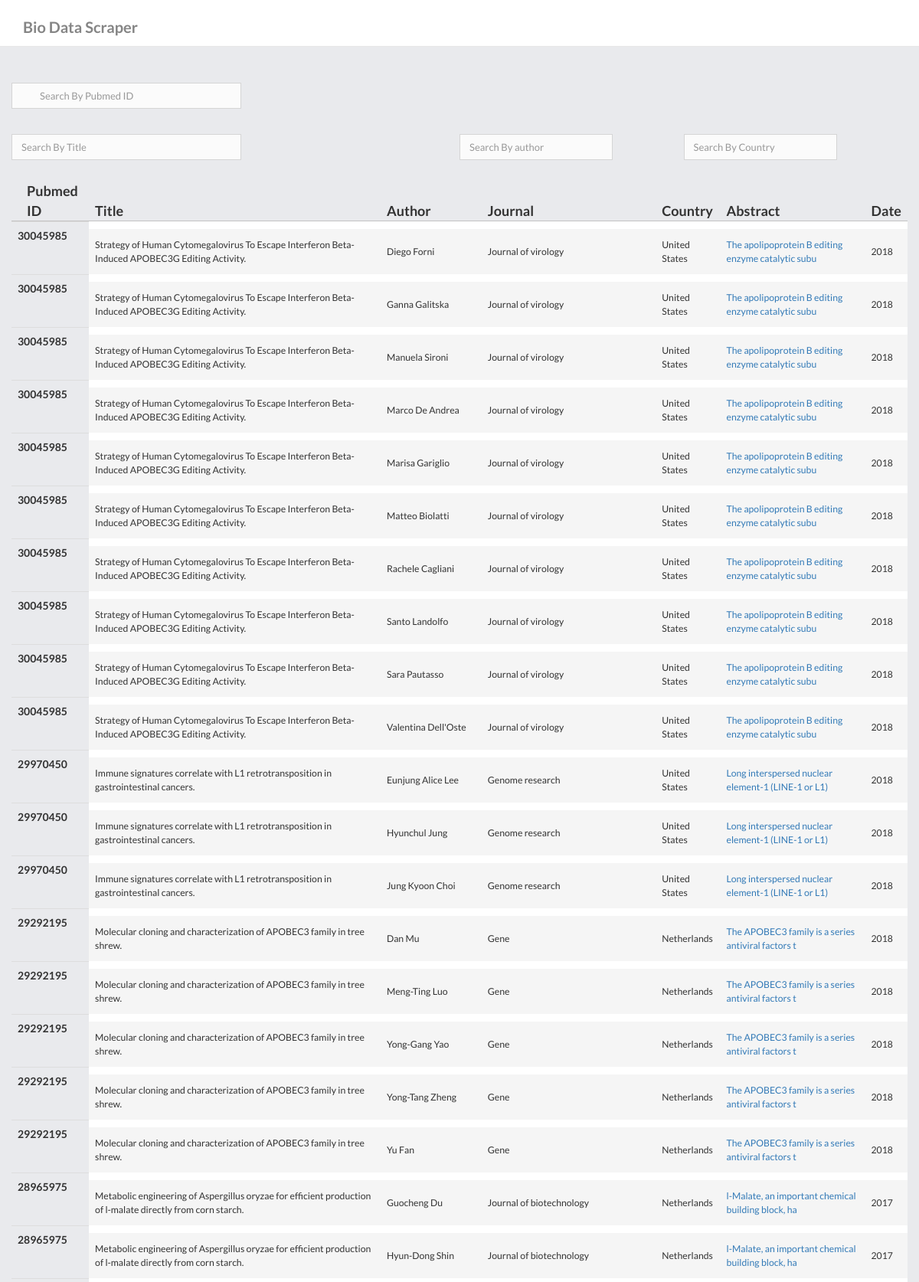
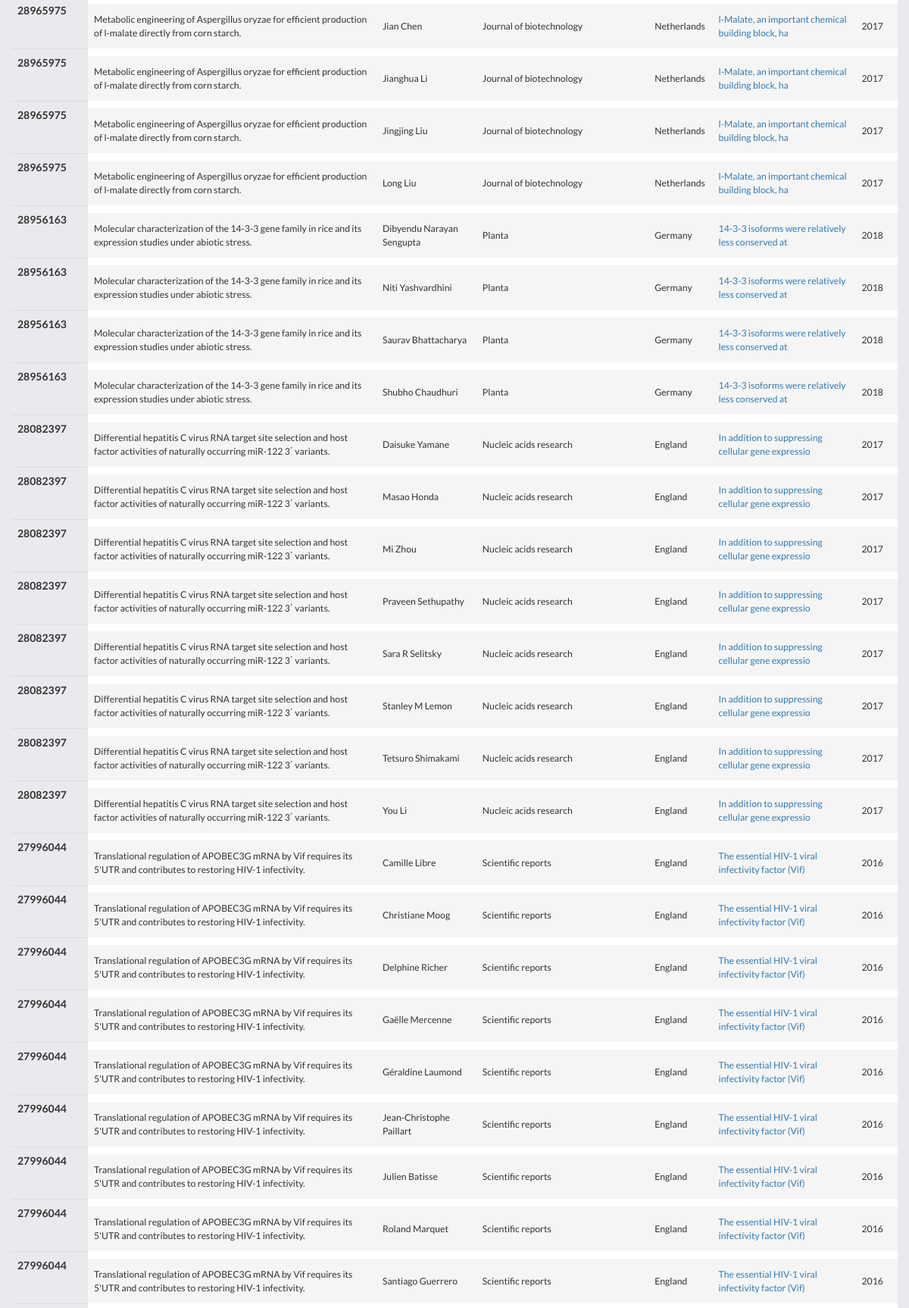
The page /showdata.php (upper part) on the database its author committed (2 pictures, top to bottom).
### tables this page shows
CREATE TABLE main_table(id INTEGER PRIMARY KEY, pubmed_id TEXT, year INTEGER,month INTEGER, date INTEGER, issn TEXT, issn_type TEXT, journal_title TEXT, iso_abbr_journal TEXT, pub_year INTEGER, pub_month TEXT, pub_date INTEGER, title TEXT, medline_pg_no TEXT, doi TEXT, abstract TEXT, country_journal TEXT, keyword TEXT);

CREATE TABLE authors_table(id INTEGER PRIMARY KEY, pubmed_id TEXT, fore_name TEXT, last_name TEXT, initials TEXT, affiliations TEXT);

### showdata.php (the view, shortened to what this page needs)
<!DOCTYPE html>
<html lang="en">
<head>
    <link href="bootstrap.3.3.6/css/bootstrap.min.css" rel="stylesheet">
    <link href="font-awesome.4.6.1/css/font-awesome.min.css" rel="stylesheet">
    <link href="assets/css/animate.min.css" rel="stylesheet">
    <link href="assets/css/timeline.css" rel="stylesheet">
    <link href="assets/css/cover.css" rel="stylesheet">
    <link href="assets/css/forms.css" rel="stylesheet">
    <link href="assets/css/buttons.css" rel="stylesheet">
  </head>
  <body class="animated fadeIn">
    <nav class="navbar navbar-white navbar-fixed-top">
      <div class="container">
        <div class="navbar-header">
          <a class="navbar-brand" href="E:/xamp/htdocs/fyp/index.html"><b>Bio Data Scraper</b></a>
        </div>
        <div id="navbar" class="navbar-collapse collapse">
        </div>
      </div>
    </nav>
    <div class="container page-content ">
      <section class="search-sec">
    <div class="container">
            <div class="row">
                <div class="col-lg-12" style="margin-left:-45px;">
                    <div class="row0">
                         <div class="form-group col-lg-3 col-md-3 col-sm-12 p-0" style="padding-top:18px; padding-right:200px;">
                            <span class="input-icon inverted">
                               <input type="text" name="search_data" id="pub" class="form-control" Placeholder="Search By Pubmed ID" style="width:300px;">
                            </span>
                          </div>
                    </div>
                </div>
                <br>
                <br>
                <div class="col-lg-12" style="margin-left:-65px;">
                      <div class="row">
                          <div class="col-lg-6 col-md-6 col-sm-12 p-0" style="padding-top:18px; padding-left:50px;">
                            <span>
                               <input type="text" name="title" id="title" class="form-control" Placeholder="Search By Title" style="width:300px;">
                            </span>
                          </div>
                          <div class="col-lg-3 col-md-3 col-sm-12 p-0" style="padding-top:18px; padding-left:50px;">
                            <span>
                               <input type="text" name="fore_name" id="fore_name" class="form-control" Placeholder="Search By author" style="width:200px;">
                            </span>
                          </div>
                          <div class="col-lg-3 col-md-3 col-sm-12 p-0" style="padding-top:18px; padding-left:50px;">
                            <span>
                               <input type="text" name="country" id="country" class="form-control" Placeholder="Search By Country" style="width:200px;">
                            </span>
                          </div>
                      </div>
                </div>
            </div>
    </div>
    <br>
</section>
      <div class="row">
        <div class="col-md-12">
          <div class="row">
                <table class="table">
  <thead class="thead-dark">
    <tr>
      <th scope="col" style="font-size:18px;">Pubmed ID</th>
      <th scope="col" style="font-size:18px;">Title</th>
      <th scope="col" style="font-size:18px;">Author</th>
      <th scope="col" style="font-size:18px;">Journal</th>
      <th scope="col" style="font-size:18px;">Country</th>
      <th scope="col" style="font-size:18px;">Abstract</th>
      <th scope="col" style="font-size:18px;">Date</th>
    </tr>
  </thead>
  <tbody id="ss">
    <?php
   $db= new MyDB();
      $results = $db->query('SELECT *FROM main_table INNER JOIN authors_table ON main_table.pubmed_id=authors_table.pubmed_id');
      while ($row = $results->fetchArray()) {?>
    <tr>
      <th scope="row"><?php echo $row['pubmed_id']; ?></th>
      <td><?php echo $row['title'];?></td>
      <td><?php echo $row['fore_name']; echo " "; echo $row['last_name'];?></td>
      <td><?php echo $row['journal_title'];?></td>
      <td><?php echo $row['country_journal'];?></td>
      <td><a href="next_page.php?id=<?php echo $row['id'];?>"><?php $str=$row['abstract'];
            echo substr($str, 0,50);
      ?></a></td>
      <td><?php echo $row['pub_year'];?></td>
    </tr>
    <?php }?>
  </tbody>
</table>
          </div>
        </div>
      </div>
    </div>
  </body>
</html>

### assets/css/timeline.css (style rules this page uses)
html { position: relative; min-height: 100%; }
body { font-family: Lato,"Helvetica Neue",Arial,Verdana,Tahoma,"Lucida Sans",FreeSans,"Lucida Sans Unicode","Luxi Sans",sans-serif; background: #e9eaed; overflow-x:hidden; }
.navbar-white a { color: #858585; }
.navbar-white { background-color: #fff; border-color: #e7e7e7; }
.page-content { margin-top: 90px; margin-bottom: 70px; }
.navbar-fixed-top { top: 0; border-width: 0 0 1px; }
.navbar .navbar-brand { font-weight: 600; margin: 5px 0px; padding: 20px 15px; font-size: 20px; }
.navbar-brand { float: left; height: 50px; padding: 15px 15px; font-size: 18px; line-height: 20px; }
.table { border-collapse: separate; }
.table thead > tr > th { border-bottom: 1px solid #C2C2C2; padding-bottom: 0; }
.table tbody > tr > td { font-size: 0.875em; background: #f5f5f5; border-top: 10px solid #fff; vertical-align: middle; padding: 12px 8px; }
.table tbody > tr > td:first-child, .table thead > tr > th:first-child { padding-left: 20px; }
a, a:hover { text-decoration: none; }

### assets/css/forms.css (style rules this page uses)
.form-control { display: block; width: 100%; height: 34px; padding: 6px 12px; font-size: 14px; line-height: 1.42857143; color: #555; background-color: #fff; background-image: none; border: 1px solid #ccc; border-radius: 4px; -webkit-box-shadow: inset 0 1px 1px rgba(0,0,0,.075); box-shadow: inset 0 1px 1px rgba(0,0,0,.075); -webkit-transition: border-color ease-in-out .15s,-webkit-box-shadow ease-in-out .15s; -o-transition: border-color ease-in-out .15s,box-shadow ease-in-out .15s; transition: border-color ease-in-out .15s,box-shadow ease-in-out .15s; }
textarea, input[type="text"], input[type="password"], input[type="datetime"], input[type="datetime-local"], input[type="date"], input[type="month"], input[type="time"], input[type="week"], input[type="number"], input[type="email"], input[type="url"], input[type="search"], input[type="tel"], input[type="color"] { -webkit-border-radius: 0 !important; -webkit-background-clip: padding-box !important; -moz-border-radius: 0 !important; -moz-background-clip: padding !important; border-radius: 0 !important; background-clip: padding-box !important; color: #858585; background-color: #fbfbfb; border: 1px solid #d5d5d5; font-family: inherit; -webkit-transition: -webkit-box-shadow .45s, border-color .45s ease-in-out; -moz-transition: -moz-box-shadow .45s, border-color .45s ease-in-out; -o-transition: box-shadow .45s, border-color .45s ease-in-out; transition: box-shadow .45s, border-color .45s ease-in-out; -webkit-box-shadow: none; -moz-box-shadow: none; box-shadow: none }
.form-control, select { font-size: 13px; color: #858585; background-color: #fbfbfb; border: 1px solid #d5d5d5; padding: 6px 12px }
span.input-icon { display: inline-block }
.input-icon { position: relative; width: 100% }
.input-icon>input { padding-left: 36px; padding-right: 6px }

### rows shown on the page
main_table: authors_table.pubmed_id "30045985", title "Strategy of Human Cytomegalovirus To Escape Interferon Beta-Induced APOBEC3G Editing Activity.", authors_table.fore_name "Diego", authors_table.last_name "Forni", journal_title "Journal of virology", country_journal "United States", abstract "The apolipoprotein B editing enzyme catalytic subu", pub_year "2018", authors_table.fore_name "Ganna", authors_table.last_name "Galitska", authors_table.fore_name "Manuela", authors_table.last_name "Sironi", authors_table.fore_name "Marco", authors_table.last_name "De Andrea", authors_table.fore_name "Marisa", authors_table.last_name "Gariglio", authors_table.fore_name "Matteo", authors_table.last_name "Biolatti", authors_table.fore_name "Rachele", authors_table.last_name "Cagliani", authors_table.fore_name "Santo", authors_table.last_name "Landolfo", authors_table.fore_name "Sara", authors_table.last_name "Pautasso", authors_table.fore_name "Valentina", authors_table.last_name "Dell'Oste"
main_table: authors_table.pubmed_id "29970450", title "Immune signatures correlate with L1 retrotransposition in gastrointestinal cancers.", authors_table.fore_name "Eunjung Alice", authors_table.last_name "Lee", journal_title "Genome research", country_journal "United States", abstract "Long interspersed nuclear element-1 (LINE-1 or L1)", pub_year "2018", authors_table.fore_name "Hyunchul", authors_table.last_name "Jung", authors_table.fore_name "Jung Kyoon", authors_table.last_name "Choi"
main_table: authors_table.pubmed_id "29292195", title "Molecular cloning and characterization of APOBEC3 family in tree shrew.", authors_table.fore_name "Dan", authors_table.last_name "Mu", journal_title "Gene", country_journal "Netherlands", abstract "The APOBEC3 family is a series antiviral factors t", pub_year "2018", authors_table.fore_name "Meng-Ting", authors_table.last_name "Luo", authors_table.fore_name "Yong-Gang", authors_table.last_name "Yao", authors_table.fore_name "Yong-Tang", authors_table.last_name "Zheng", authors_table.fore_name "Yu", authors_table.last_name "Fan"
main_table: authors_table.pubmed_id "28965975", title "Metabolic engineering of Aspergillus oryzae for efficient production of l-malate directly from corn starch.", authors_table.fore_name "Guocheng", authors_table.last_name "Du", journal_title "Journal of biotechnology", country_journal "Netherlands", abstract "l-Malate, an important chemical building block, ha", pub_year "2017", authors_table.fore_name "Hyun-Dong", authors_table.last_name "Shin", authors_table.fore_name "Jian", authors_table.last_name "Chen", authors_table.fore_name "Jianghua", authors_table.last_name "Li", authors_table.fore_name "Jingjing", authors_table.last_name "Liu", authors_table.fore_name "Long"
main_table: authors_table.pubmed_id "28956163", title "Molecular characterization of the 14-3-3 gene family in rice and its expression studies under abiotic stress.", authors_table.fore_name "Dibyendu Narayan", authors_table.last_name "Sengupta", journal_title "Planta", country_journal "Germany", abstract "14-3-3 isoforms were relatively less conserved at", pub_year "2018", authors_table.fore_name "Niti", authors_table.last_name "Yashvardhini", authors_table.fore_name "Saurav", authors_table.last_name "Bhattacharya", authors_table.fore_name "Shubho", authors_table.last_name "Chaudhuri"
main_table: authors_table.pubmed_id "28082397", title "Differential hepatitis C virus RNA target site selection and host factor activities of naturally occurring miR-122 3΄ variants.", authors_table.fore_name "Daisuke", authors_table.last_name "Yamane", journal_title "Nucleic acids research", country_journal "England", abstract "In addition to suppressing cellular gene expressio", pub_year "2017", authors_table.fore_name "Masao", authors_table.last_name "Honda", authors_table.fore_name "Mi", authors_table.last_name "Zhou", authors_table.fore_name "Praveen", authors_table.last_name "Sethupathy", authors_table.fore_name "Sara R", authors_table.last_name "Selitsky", authors_table.fore_name "Stanley M", authors_table.last_name "Lemon", authors_table.fore_name "Tetsuro", authors_table.last_name "Shimakami", authors_table.fore_name "You", authors_table.last_name "Li"
main_table: authors_table.pubmed_id "27996044", title "Translational regulation of APOBEC3G mRNA by Vif requires its 5'UTR and contributes to restoring HIV-1 infectivity.", authors_table.fore_name "Camille", authors_table.last_name "Libre", journal_title "Scientific reports", country_journal "England", abstract "The essential HIV-1 viral infectivity factor (Vif)", pub_year "2016", authors_table.fore_name "Christiane", authors_table.last_name "Moog", authors_table.fore_name "Delphine", authors_table.last_name "Richer", authors_table.fore_name "Gaëlle", authors_table.last_name "Mercenne", authors_table.fore_name "Géraldine", authors_table.last_name "Laumond", authors_table.fore_name "Jean-Christophe", authors_table.last_name "Paillart", authors_table.fore_name "Julien", authors_table.last_name "Batisse", authors_table.fore_name "Roland", authors_table.last_name "Marquet", authors_table.fore_name "Santiago", authors_table.last_name "Guerrero"
